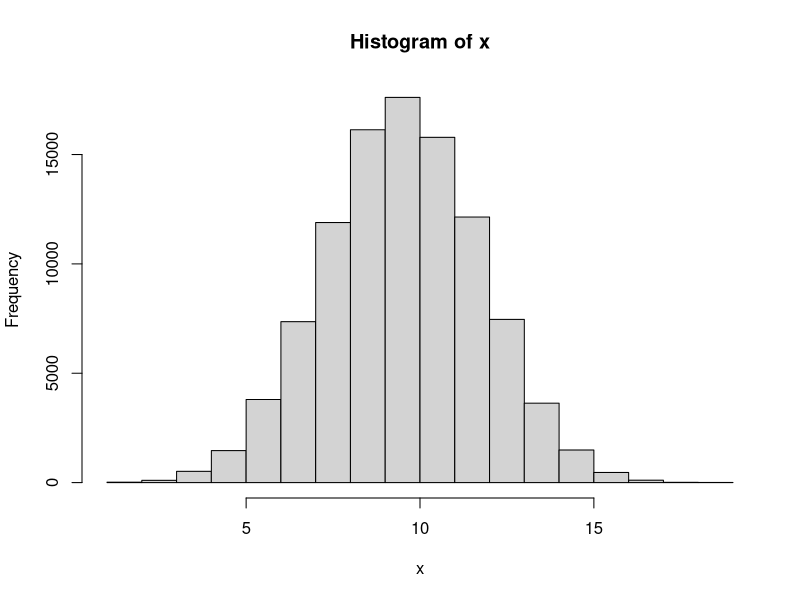
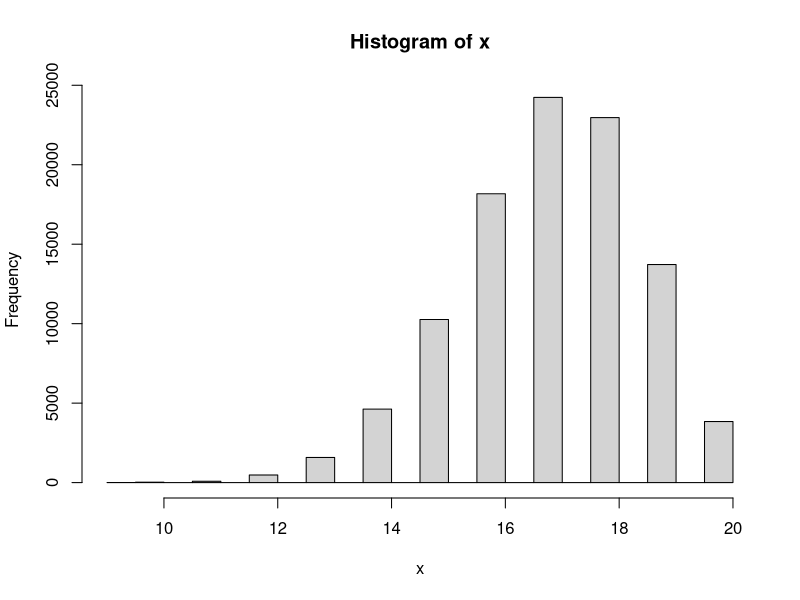

Recreate these plots in R, in order.
#------------------

# Answer to the Question # 01

#------------------

# No 1 of Q.1 

#a) 

# Taking a sample with n = 20 and p = 0.5

x1 <- rbinom(1, 20, 0.5)

#The value of x1
x1


#b) 

#Finding the range for x1 with n = 20 and p = 0.5


n <- 20

p <- 0.5


# Finding and defining the minimum value

min_value <- min(0, n)

# Finding and defining the maximum value

max_value <- max(0:n)

# Calculate the cumulative probability at the minimum value

cdf_min <- pbinom(min_value, n, p)

# Calculate the cumulative probability at the maximum value

cdf_max <- pbinom(max_value, n, p)

# Range of the binomial distribution

range_binomial <- c(min_value, max_value)

range_binomial


#2 of Q.1

# Repeating Q.1 for N = 100000 times


N <- 100000

x <- rep(NA, N)

x

for (i in 1: N){
  x[i] <- rbinom(1, 20, 0.5)
}

x

# Plot the histogram

hist(x)

#Find the minimum and maximum value

max(x)

min(x)


#3 of Q.1 

# Now setting if x is bigger or less than 15 then y = 1 . And y = 0 otherwise.

y_1 <- ifelse(c(x)>=15, 1,0)
y_1



# 4 of Q.1

#Calculating summation of y


sum(y_1)




#5 of Q.1 


# Now repeating all the steps above for n = 20 and p =0.85


#a) 

# Taking a sample 

x1 <- rbinom(1, 20, 0.85)
x1


#b)

#Finding the range for x1

n <- 20

p <- 0.85

# Find the minimum value

min_value <- min(0, n)

# Find the maximum value

max_value <- max(0:n)

# Calculate the cumulative probability at the minimum value

cdf_min <- pbinom(min_value, n, p)

# Calculate the cumulative probability at the maximum value

cdf_max <- pbinom(max_value, n, p)

# Range of the binomial distribution

range_binomial <- c(min_value, max_value)

range_binomial


#c. 

# Now taking N = 100000 times

N <- 100000

x <- rep(NA, N)

x

for (i in 1: N){
  x[i] <- rbinom(1, 20, 0.85)
}

x

# Plot the histogram

hist(x)


#Find the min and max value

max(x)

min(x)


#d. 

# Now setting if x is bigger or less than 15 then y = 1 . And y = 0 otherwise

y_1 <- ifelse(c(x)>=15, 1,0)
y_1


#e. 

#Calculating summation of y

sum(y_1)


#f. 

#Calculating summation of y divided by N

sum(y_1) / N




# ---------------------------------------------

# Answer to the Question # 01 - (6) : 

# ---------------------------------------------


# Now I have to make a guess about type I and type II errors for Null Hypothesis H0: p0 = 0.5 VS Alternative hypothesis H1: p1 = 0.85. For setting that what is the chance of a fair coin landing on heads at least 15 times out of 20 flips.


# Type I error means we reject the null hypothesis when it is actually true. It is also known as 'False Positive'. The significance level or alpha (a) is the probability of making a type I error. We usually set it as 0.05 or 0.01.


# The chance of a fair coin landing on heads at least 15 times out of 20 flips, we are using binomial distribution and two-tailed test for this question. By calculating on the calculator it is found that the probability of getting 15 or more successes out of 20 trials when the p0 = 0.5 is approximately 0.026. So, it can be said that if the p0 = 0.5, we would reject the null hypothesis and conclude that the proportion is significantly different from 0.5 in about 2.6% of the cases.

# On the other hand, Type II error means we fail to reject the null hypothesis when it is actually false. It is also known as 'False Negative'. The probability of making a type II error is denoted by beta (B).

# To find the probability of a type II error, we know that for the alternative hypothesis, p1 = 0.85. By calculating on the calculator, we got that the chance of a fair coin landing on heads at least 15 times out of 20 flips when p1 = 0.85 is approximately 0.408. This means we would fail to reject the null hypothesis and conclude that the proportion is not significantly different from 0.5 in about 40.8% of the cases.







# ---------------------------------------------

#Answer to the Q. 2 :

# ---------------------------------------------

# Here is the sample: 2 2 1 2 2 2 1 1 2 1 1 2 2 1 1 2 1 2 2 2 1 2 1 2 1 2 2 2 2 2 2 2 2 1 2 1 2 1 2 2


# We have to test whether the sample is random or not.


# To test whether the process of treatment assignments is random, we will use a chi-squared fit test. At first we will count the number of treatments of each type, and then compare the observed frequencies to the expected frequencies under the assumption of a random process.

# In this case, there are 40 treatments. Among them:
  
# For Observed frequencies: Type 1 = 18 treatments and Type 2 = 22 treatments.

# Expected frequencies (we assume that there is randomness): Type 1 = 20 treatments and Type 2 = 20  treatments. (As there are 40 treatments in total and a 50% chance of each type).


# To calculate the chi-squared statistic, we can use the formula:
  
#  χ2 = Σ ((Oi - Ei)² / Ei)

# Here,

# Oi = Observed Frequency for category  i , (here i = 1 or 2), 

# Ei = Expected frequency for category i, (here i = 1 or 2).

# And the sum is taken over all categories.

# By using online calculator and plugging the numbers, we got that:
  
  
# χ2 = ((18-20)²/20) + ((22-20)²/20) = 0.4


# To determine whether this value is statistically significant, we need to compare it to a chi-squared distribution with one degree of freedom (since we have two categories and one parameter estimated from the data). Using a table, we find that the p-value for this test is approximately 0.5, which is very large.

# Therefore, we fail to reject the null hypothesis that the treatment assignments are random. In other words, there is no evidence to suggest that the process was biased or non-random.



# ---------------------------------------------

#Answer to the Q. 3 :

# ---------------------------------------------


#Answer for 3 - a


#1

# Taking a sample

x2 <- rbinom(1, 1, 0.5)
x2


#Then identify the range

n <- 1
p <- 0.5


# Find the minimum value

min_value <- min(0, n)


# Find the maximum value

max_value <- max(0:n)


# Calculate the cumulative probability at the minimum value

cdf_min <- pbinom(min_value, n, p)

# Calculate the cumulative probability at the maximum value

cdf_max <- pbinom(max_value, n, p)

# Range of the binomial distribution

range_binomial <- c(min_value, max_value)

range_binomial


#For question 3 - (a) - #2 and #3

# Patient will get “A” if x2 = 1, and get “B” if x2 = 0

# Repeating 1 & 2 for N = 40


N <- 40
x <- rep(NA, N)

x

for (i in 1: N){
  x[i] <- rbinom(1, 1, 0.5)
}

x

# Now assigning A and B for 1 and 0 respectively.

x[x == 1] <- "A"
x[x == 0] <- "B"


# print the modified values of x

print(x)


#Number of A and B

table(x)


# --------------------------------------------


# --------------------------------------------


#Answer for 3 - b



# Set the block size

block_size <- 40


# Create a vector of treatment assignments

treatments <- rep(c("A", "B"), length.out = block_size*1)


# Create a vector of block assignments

blocks <- rep(1:1, each = block_size)


# Randomly permute the blocks

blocks <- sample(blocks)


# Order the treatment assignments within each block

for (i in 1:1) {
  treatments[blocks == i] <- sample(treatments[blocks == i])
}

# View the resulting treatment assignments by block

a <- split(treatments, blocks)

a

#Number of A and B

table(a)

# The difference between 3(a) and 3 (b) is that - in 3 (a) , though the probability is p = 0.5 , for the N = 40 , number of A and B is not same. For my case , A = 18 and B = 22. But, in 3 (b) we used random permutated block randomization with a block size of 40. And for this case number of A and B is same. For my case , A = 20 and B = 20.



# --------------------------------------------

# --------------------------------------------


# Answer for 3 - c


# Set the block size of 8


block_size <- 8


# Create a vector of treatment assignments


treatments <- rep(c("A", "B"), length.out = block_size*5)


# Create a vector of block assignments


blocks <- rep(1:5, each = block_size)




# Randomly permute the blocks



blocks <- sample(blocks)



# Order the treatment assignments within each block

for (i in 1:5) {
  treatments[blocks == i] <- sample(treatments[blocks == i])
}


# View the resulting treatment assignments by block. There are 5 different block with block size of 8


d <- split(treatments, blocks)
d

# Now, merging all the 5 different blocks into 1. So, now there will be 40


b <- unsplit(treatments, blocks)

b


#Number of A and B

table(b)

# The difference between 3(b) and 3 (c) is that - in 3 (b) , we used random permutated block randomization with a block size of 40. And for this case number of A and B is same. For my case , it was A = 20 and B = 20. But, in 3 (c) though we used random permutated block randomization, but this time with a block size of 8. After that we added all the 8 blocks so total sample is 40. And for this case number of A and B is not same. For my case , it was A = 24 and B = 16. 

# If we stop the study for toxicity for in sample size = 20, then for 3 (b) = The difference between number of A and B will not be that much. 

# But, for 3 (c) = The difference between number of A and B will be more than 3 (b)
